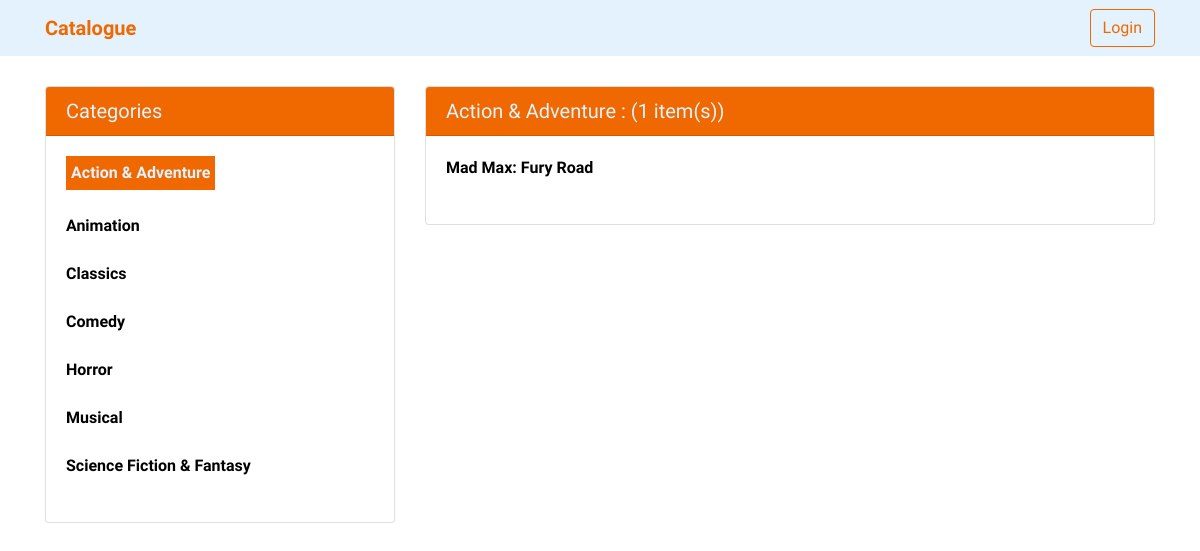
/catalogue/1/category/, run on the app's committed database.
### database_setup.py (models this page shows, shortened)
class Category(Base):
    __tablename__ = 'category'
    id = Column(Integer, primary_key=True)
    name = Column(String(250), nullable=False)
    user_id = Column(Integer, ForeignKey('user.id'))
    user = relationship(User)
    items = relationship("Item", cascade="save-update, merge, delete")

class Item(Base):
    __tablename__ = 'item'
    id = Column(Integer, primary_key=True)
    name = Column(String(250), nullable=False)
    description = Column(String(250))
    category_id = Column(Integer, ForeignKey('category.id'))
    category = relationship(Category)
    user_id = Column(Integer, ForeignKey('user.id'))
    user = relationship(User)

### application.py (the view)
@app.route('/catalogue/<int:category_id>/')
@app.route('/catalogue/<int:category_id>/category/')
def showCategory(category_id):
    categories = session.query(Category).all()
    category = session.query(Category).filter_by(id=category_id).one()
    items = session.query(Item).filter_by(category_id=category_id).all()
    numItems = session.query(Item).filter_by(category_id=category_id).count()
    if 'username' not in login_session:
        return render_template('publiccategory.html', items=items,
                               category=category, categories=categories,
                               numItems=numItems)
    else:
        return render_template('category.html', items=items, category=category,
                               categories=categories, numItems=numItems)

### templates/publiccategory.html (shortened to what this page needs)
{% extends "main.html" %}
{% block content %}
{% include "header.html" %}
<div class="container">
    <div class="row justify-content-center">
        <div class="col-lg-4 col-sm-4">
            <div class="card">
                <h5 class="card-header">Categories</h5>
                <div class="card-body">
                    {% for list_category in categories %}
                        <a href="{{url_for('showCategory', category_id = list_category.id)}}">
                            {% if list_category.id == category.id  %}
                                <p id="selected">{{list_category.name}}</p>
                            {% else %}
                                <p>{{list_category.name}}</p>
                            {% endif %}
                        </a>
                    {% endfor %}
                </div>
            </div>
        </div>
        <div class="col-lg-8 col-sm-8">
            <div class="card">
                <h5 class="card-header">{{category.name}} : ({{numItems}} item(s))</h5>
                <div class="card-body">
                    {% for item in items %}
                        <a href="{{url_for('showItem', category_id=item.category_id, item_id = item.id)}}">
                            <p>{{ item.name }}</p>
                        </a>
                    {% endfor %}
                </div>
            </div>
        </div>
    </div>
</div>
{% endblock %}

### static/css/styles.css (style rules this page uses)
body { font-family: 'Montserrat Alternates', sans-serif; font-weight: 700; }
.card { margin: 30px auto; }
.card-header { background-color: #ef6900; color: #e3f2fd; }
.card-body a { color: black; text-decoration: none; }
.card-body a p { display: table; background-color: white; margin-bottom: 1.5rem; }
#selected { color: #e3f2fd; background-color: #ef6900; border: 5px solid #ef6900; }

### data on the page
Category: name "Action & Adventure"
Category: name "Animation"
Category: name "Classics"
Category: name "Comedy"
Category: name "Horror"
Category: name "Musical"
Category: name "Science Fiction & Fantasy"
Item: name "Mad Max: Fury Road"

### other printed values
{{ numItems }} "1"
